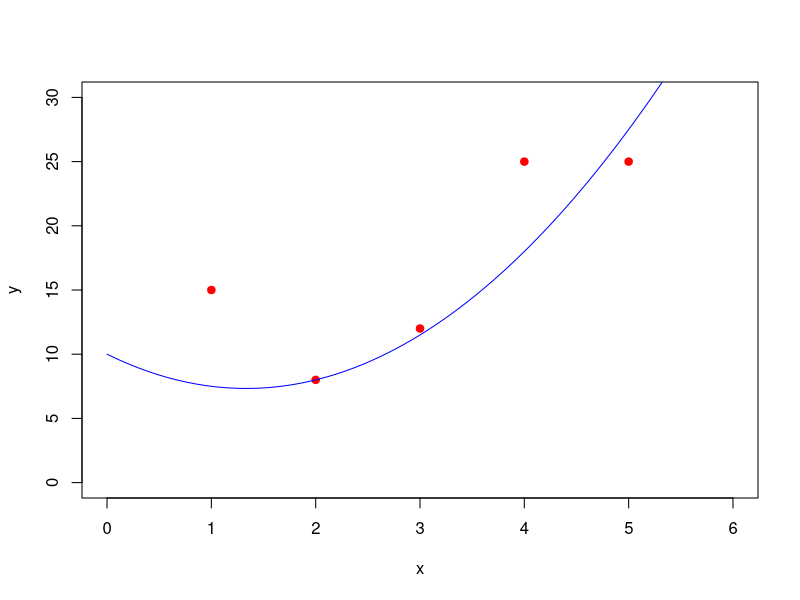
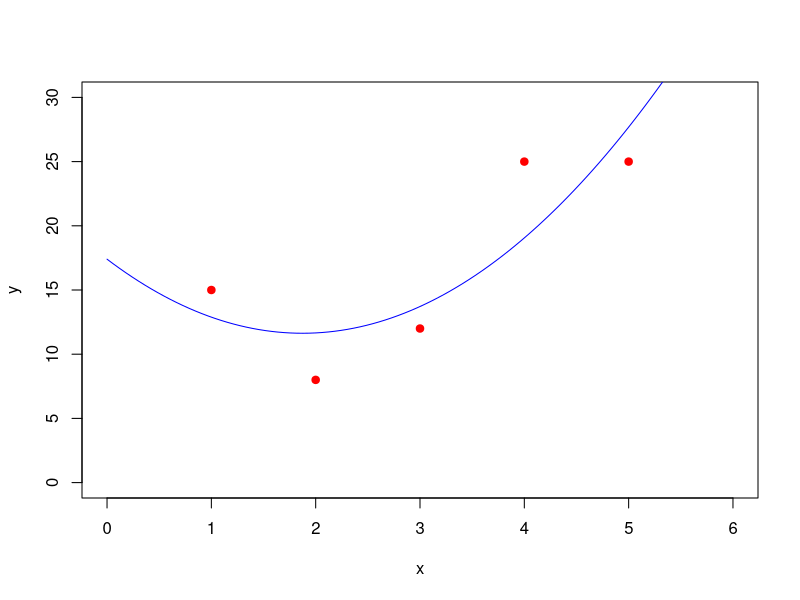

Reproduce these figures in R, in order.
## ---- chunk 1
require(pracma)
## ---- chunk 2
x = c(1,2,3,4,5)
y = c(15, 8, 12, 25, 25)
plot(x,y,pch=19,cex=1,col="red",xlim=c(0,6),ylim=c(0,30),xlab='x',ylab='y')
xx = seq(0,6,len=100)
points(xx, 10 - 4*xx  + 1.5 *xx^2,type='l',col="blue") #the coefficients I used here are wrong
## ---- chunk 3
A = cbind(x^0,x^1,x^2)
(Ay = cbind(A,y))
rref(Ay)
## ---- chunk 4
ATA = t(A) %*% A
ATA
ATy = t(A) %*% y
ATy
norm = cbind(ATA,ATy)
norm
rref(norm)
## ---- chunk 5
xvals = cbind(17.400000,-6.157143,1.642857)
xvals
yhat = A %*% t(xvals)
yhat
## ---- chunk 6
r = y - yhat
r
## ---- chunk 7
n1 = r[1,] %*% r[1,]
n2 = r[2,] %*% r[2,]
n3 = r[3,] %*% r[3,]
n4 = r[4,] %*% r[4,]
n5 = r[5,] %*% r[5,]
j = n1+n2+n3+n4+n5
lr = sqrt(j)
lr
## ---- chunk 8
plot(x,y,pch=19,cex=1,col="red",xlim=c(0,6),ylim=c(0,30),xlab='x',ylab='y')
xx = seq(0,6,len=100)
points(xx, 17.400000 - 6.157143*xx  + 1.642857 *xx^2,type='l',col="blue") #the coefficients I used here are wrong
